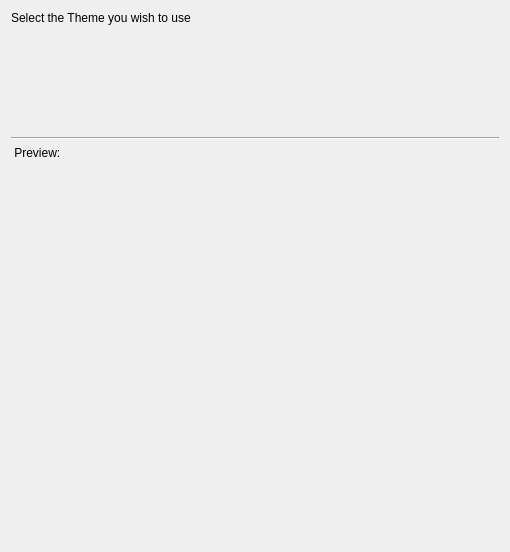
<?xml version="1.0" encoding="UTF-8"?>
<ui version="4.0">
 <class>ThemeWizardPage</class>
 <widget class="QWizardPage" name="ThemeWizardPage">
  <property name="geometry">
   <rect>
    <x>0</x>
    <y>0</y>
    <width>510</width>
    <height>552</height>
   </rect>
  </property>
  <property name="windowTitle">
   <string>WizardPage</string>
  </property>
  <layout class="QVBoxLayout" name="verticalLayout_2">
   <item>
    <widget class="QLabel" name="label">
     <property name="text">
      <string>Select the Theme you wish to use</string>
     </property>
    </widget>
   </item>
   <item>
    <widget class="ThemeCustomizationWidget" name="themeCustomizationWidget" native="true">
     <property name="minimumSize">
      <size>
       <width>0</width>
       <height>100</height>
      </size>
     </property>
    </widget>
   </item>
   <item>
    <widget class="Line" name="line">
     <property name="orientation">
      <enum>Qt::Horizontal</enum>
     </property>
    </widget>
   </item>
   <item>
    <widget class="QLabel" name="label_4">
     <property name="text">
      <string> Preview:</string>
     </property>
    </widget>
   </item>
   <item>
    <layout class="QGridLayout" name="iconPreview">
     <item row="0" column="2">
      <widget class="QPushButton" name="previewIconButton2">
       <property name="sizePolicy">
        <sizepolicy hsizetype="Maximum" vsizetype="Maximum">
         <horstretch>0</horstretch>
         <verstretch>0</verstretch>
        </sizepolicy>
       </property>
       <property name="minimumSize">
        <size>
         <width>30</width>
         <height>30</height>
        </size>
       </property>
       <property name="icon">
        <iconset theme="applications-engineering">
         <normaloff>.</normaloff>.</iconset>
       </property>
       <property name="checkable">
        <bool>false</bool>
       </property>
       <property name="flat">
        <bool>true</bool>
       </property>
      </widget>
     </item>
     <item row="0" column="5">
      <widget class="QPushButton" name="previewIconButton5">
       <property name="sizePolicy">
        <sizepolicy hsizetype="Maximum" vsizetype="Maximum">
         <horstretch>0</horstretch>
         <verstretch>0</verstretch>
        </sizepolicy>
       </property>
       <property name="minimumSize">
        <size>
         <width>30</width>
         <height>30</height>
        </size>
       </property>
       <property name="icon">
        <iconset theme="applications-engineering">
         <normaloff>.</normaloff>.</iconset>
       </property>
       <property name="checkable">
        <bool>false</bool>
       </property>
       <property name="flat">
        <bool>true</bool>
       </property>
      </widget>
     </item>
     <item row="0" column="7">
      <widget class="QPushButton" name="previewIconButton7">
       <property name="sizePolicy">
        <sizepolicy hsizetype="Maximum" vsizetype="Maximum">
         <horstretch>0</horstretch>
         <verstretch>0</verstretch>
        </sizepolicy>
       </property>
       <property name="minimumSize">
        <size>
         <width>30</width>
         <height>30</height>
        </size>
       </property>
       <property name="icon">
        <iconset theme="applications-engineering">
         <normaloff>.</normaloff>.</iconset>
       </property>
       <property name="checkable">
        <bool>false</bool>
       </property>
       <property name="flat">
        <bool>true</bool>
       </property>
      </widget>
     </item>
     <item row="0" column="4">
      <widget class="QPushButton" name="previewIconButton4">
       <property name="sizePolicy">
        <sizepolicy hsizetype="Maximum" vsizetype="Maximum">
         <horstretch>0</horstretch>
         <verstretch>0</verstretch>
        </sizepolicy>
       </property>
       <property name="minimumSize">
        <size>
         <width>30</width>
         <height>30</height>
        </size>
       </property>
       <property name="icon">
        <iconset theme="applications-engineering">
         <normaloff>.</normaloff>.</iconset>
       </property>
       <property name="checkable">
        <bool>false</bool>
       </property>
       <property name="flat">
        <bool>true</bool>
       </property>
      </widget>
     </item>
     <item row="0" column="1">
      <widget class="QPushButton" name="previewIconButton1">
       <property name="sizePolicy">
        <sizepolicy hsizetype="Maximum" vsizetype="Maximum">
         <horstretch>0</horstretch>
         <verstretch>0</verstretch>
        </sizepolicy>
       </property>
       <property name="minimumSize">
        <size>
         <width>30</width>
         <height>30</height>
        </size>
       </property>
       <property name="icon">
        <iconset theme="centralmods">
         <normaloff>.</normaloff>.</iconset>
       </property>
       <property name="checkable">
        <bool>false</bool>
       </property>
       <property name="flat">
        <bool>true</bool>
       </property>
      </widget>
     </item>
     <item row="0" column="0">
      <widget class="QPushButton" name="previewIconButton0">
       <property name="sizePolicy">
        <sizepolicy hsizetype="Maximum" vsizetype="Maximum">
         <horstretch>0</horstretch>
         <verstretch>0</verstretch>
        </sizepolicy>
       </property>
       <property name="minimumSize">
        <size>
         <width>30</width>
         <height>30</height>
        </size>
       </property>
       <property name="icon">
        <iconset theme="applications-engineering">
         <normaloff>.</normaloff>.</iconset>
       </property>
       <property name="checkable">
        <bool>false</bool>
       </property>
       <property name="flat">
        <bool>true</bool>
       </property>
      </widget>
     </item>
     <item row="0" column="9">
      <widget class="QPushButton" name="previewIconButton9">
       <property name="sizePolicy">
        <sizepolicy hsizetype="Maximum" vsizetype="Maximum">
         <horstretch>0</horstretch>
         <verstretch>0</verstretch>
        </sizepolicy>
       </property>
       <property name="minimumSize">
        <size>
         <width>30</width>
         <height>30</height>
        </size>
       </property>
       <property name="icon">
        <iconset theme="viewfolder">
         <normaloff>.</normaloff>.</iconset>
       </property>
       <property name="checkable">
        <bool>false</bool>
       </property>
       <property name="flat">
        <bool>true</bool>
       </property>
      </widget>
     </item>
     <item row="0" column="6">
      <widget class="QPushButton" name="previewIconButton6">
       <property name="sizePolicy">
        <sizepolicy hsizetype="Maximum" vsizetype="Maximum">
         <horstretch>0</horstretch>
         <verstretch>0</verstretch>
        </sizepolicy>
       </property>
       <property name="minimumSize">
        <size>
         <width>30</width>
         <height>30</height>
        </size>
       </property>
       <property name="icon">
        <iconset theme="new">
         <normaloff>.</normaloff>.</iconset>
       </property>
       <property name="checkable">
        <bool>false</bool>
       </property>
       <property name="flat">
        <bool>true</bool>
       </property>
      </widget>
     </item>
     <item row="0" column="3">
      <widget class="QPushButton" name="previewIconButton3">
       <property name="sizePolicy">
        <sizepolicy hsizetype="Maximum" vsizetype="Maximum">
         <horstretch>0</horstretch>
         <verstretch>0</verstretch>
        </sizepolicy>
       </property>
       <property name="minimumSize">
        <size>
         <width>30</width>
         <height>30</height>
        </size>
       </property>
       <property name="icon">
        <iconset theme="applications-engineering">
         <normaloff>.</normaloff>.</iconset>
       </property>
       <property name="checkable">
        <bool>false</bool>
       </property>
       <property name="flat">
        <bool>true</bool>
       </property>
      </widget>
     </item>
     <item row="0" column="8">
      <widget class="QPushButton" name="previewIconButton8">
       <property name="sizePolicy">
        <sizepolicy hsizetype="Maximum" vsizetype="Maximum">
         <horstretch>0</horstretch>
         <verstretch>0</verstretch>
        </sizepolicy>
       </property>
       <property name="minimumSize">
        <size>
         <width>30</width>
         <height>30</height>
        </size>
       </property>
       <property name="icon">
        <iconset theme="applications-engineering">
         <normaloff>.</normaloff>.</iconset>
       </property>
       <property name="checkable">
        <bool>false</bool>
       </property>
       <property name="flat">
        <bool>true</bool>
       </property>
      </widget>
     </item>
    </layout>
   </item>
   <item>
    <spacer name="verticalSpacer">
     <property name="orientation">
      <enum>Qt::Vertical</enum>
     </property>
     <property name="sizeHint" stdset="0">
      <size>
       <width>20</width>
       <height>193</height>
      </size>
     </property>
    </spacer>
   </item>
  </layout>
 </widget>
 <customwidgets>
  <customwidget>
   <class>ThemeCustomizationWidget</class>
   <extends>QWidget</extends>
   <header>ui/widgets/ThemeCustomizationWidget.h</header>
  </customwidget>
 </customwidgets>
 <resources/>
 <connections/>
</ui>
